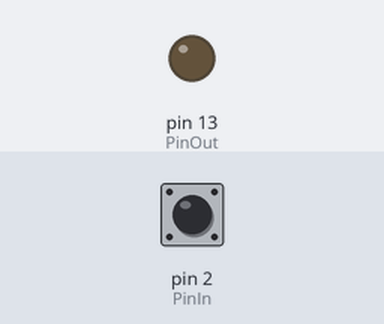
A sketch run on a simulated Arduino Uno, built with avr-gcc and run on an emulated ATmega328P. Shown: output pins drawn as LEDs (lit = HIGH). Inputs (shaded band) come from the test bench; at power-on: pin 2 (PinIn) HIGH. What the sketch prints to the serial monitor is not drawn.

Above: at 1.2 s.
1.3 s: pin 2 (PinIn) pulled LOW for 3.2 s
At 4.1 s:
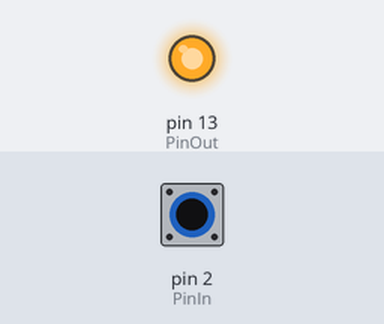
Timing chart, 0 to 6.0 s (numbered marks = the images above; inputs shaded):
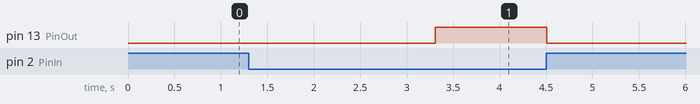

Measured:
- after the input at 1.3 s, pin 13 (PinOut): LOW → HIGH after 2.0 s, → LOW 1.2 s later

The sketch:

Button_Millis.ino
```cpp
#define PUSHED LOW

byte lastState = 1;
unsigned long startMillis;
const byte PinIn = 2;
const byte PinOut = 13;
byte val;

void setup()
{
  Serial.begin(9600);
  pinMode(PinIn, INPUT_PULLUP);
  pinMode(PinOut, OUTPUT);
  val = 0;
}

void loop()
{

  byte thisState = digitalRead(PinIn);
  Serial.println(thisState);

  if (lastState != thisState)
  {
    lastState = thisState;
    startMillis = millis();
  }
  else
  val = 0;

  if (lastState == PUSHED && millis() - startMillis >= 2000UL)
  val = 1;

  digitalWrite(PinOut, val);

}
```
